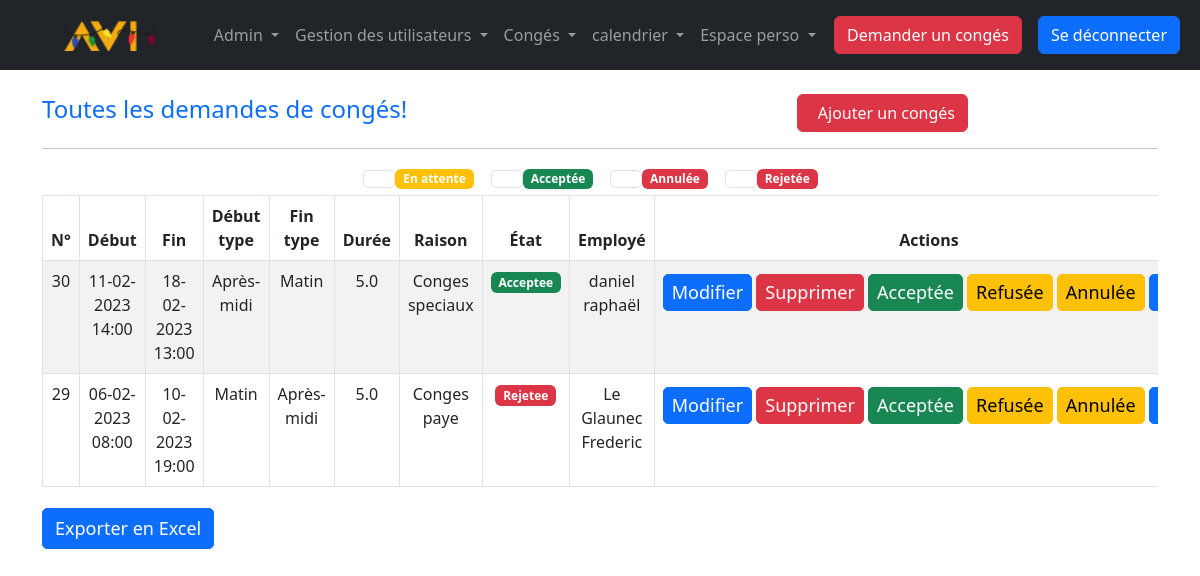
/index.php?action=crudconges&id=2 (signed in), run on the app's committed database.
### tables this page shows
CREATE TABLE `conges` (
  `id_conges` int(11) NOT NULL,
  `id_employe` int(11) NOT NULL,
  `id_raison` int(11) NOT NULL,
  `id_etat` int(11) NOT NULL,
  `date_demande` datetime NOT NULL DEFAULT current_timestamp(),
  `date_change` datetime DEFAULT NULL,
  `date_debut` datetime NOT NULL,
  `date_fin` datetime NOT NULL,
  `debut_type` varchar(255) NOT NULL,
  `fin_type` varchar(255) NOT NULL,
  `duree` decimal(11,1) NOT NULL,
  `commentaire` varchar(255) NOT NULL
);

CREATE TABLE `raison` (
  `id_raison` int(11) NOT NULL,
  `libelle` varchar(255) NOT NULL
);

CREATE TABLE `etat` (
  `id_etat` int(11) NOT NULL,
  `libelle` varchar(255) NOT NULL,
  `color` varchar(255) NOT NULL
);

CREATE TABLE `employe` (
  `id_employe` int(11) NOT NULL,
  `nom` varchar(255) NOT NULL,
  `prenom` varchar(255) NOT NULL,
  `username` varchar(255) NOT NULL,
  `email` varchar(255) NOT NULL,
  `telephone` varchar(255) NOT NULL,
  `password` varchar(255) NOT NULL,
  `actif` tinyint(4) NOT NULL,
  `id_poste` int(11) NOT NULL,
  `id_service` int(11) NOT NULL
);

### src/lib/database.php (called while the page is built, shortened)
<?php
class DatabaseConnection
{
    public ?\PDO $database = null;
    public function getConnection(): \PDO
    {
        if ($this->database === null) {
            $this->database = new \PDO('mysql:host=localhost;dbname=intranet;charset=utf8', 'root', '');
        }
        return $this->database;
    }
}

### src/model/Conges.php (called while the page is built, shortened)
<?php
require_once('src/lib/database.php');
class Conges_Model
{
        public DatabaseConnection $connection;
        public function getCrudConges(){
                $stmt= $this->connection->getConnection()->query("
                    SELECT id_conges, date_debut, date_fin, commentaire, duree, R.libelle AS raison,
                    E.libelle AS etat, EM.nom, EM.prenom, C.debut_type, C.fin_type, C.id_raison, C.id_etat
                    FROM conges C INNER JOIN raison R ON C.id_raison=R.id_raison
                    INNER JOIN etat E ON C.id_etat = E.id_etat
                    INNER JOIN employe EM ON C.id_employe = EM.id_employe
                    ORDER BY date_demande DESC;
                    ");
                $cruds = [];
                while (($row = $stmt->fetch())) {
                    $date_debut = date("d-m-Y H:i", strtotime($row['date_debut']));
                    $date_fin = date("d-m-Y H:i", strtotime($row['date_fin']));
                    $crud = new Conge();
                    $crud->id_conges = $row['id_conges'];
                    $crud->date_debut = $date_debut;
                    $crud->date_fin = $date_fin;
                    $crud->commentaire = $row['commentaire'];
                    $crud->duree = $row['duree'];
                    $crud->raison = $row['raison'];
                    $crud->etat = $row['etat'];
                    $crud->nom = $row['nom'];
                    $crud->prenom = $row['prenom'];
                    $crud->debut_type = $row['debut_type'];
                    $crud->fin_type = $row['fin_type'];
                    $crud->id_raison = $row['id_raison'];
                    $crud->id_etat = $row['id_etat'];
                    $cruds[] = $crud;
                }
                return $cruds;
        }
}

### templates/Conges/crudconges.php (the view, shortened to what this page needs)
  <div class="container">
    <div class="row mt-4">
      <div class="col-lg-10 d-flex justify-content-between align-items-center">
        <div>
          <h4 class="text-primary">Toutes les demandes de congés!</h4>
        </div>
        <div>
            <a class="btn btn-danger" href="index.php?action=createCongesAdmin&id=<?=$id?>"><i class="fas fa-heart pe-2"></i>Ajouter un congés</a>
        </div>
      </div>
    </div>
    <hr>
    <center>
        <div class="form-check form-check-inline">
            <label class="form-check-label" for="inlineCheckbox1"><span class='badge bg-warning'>En attente</span></label>
            <input class="form-check-input" type="checkbox" id="inlineCheckbox1" value="En attente">
        </div>
        <div class="form-check form-check-inline">
            <label class="form-check-label" for="inlineCheckbox2"><span class='badge bg-success'>Acceptée</span></label>
            <input class="form-check-input" type="checkbox" id="inlineCheckbox2" value="Acceptee">
        </div>
        <div class="form-check form-check-inline">
            <label class="form-check-label" for="inlineCheckbox3"><span class='badge bg-danger'>Annulée</span></label>
            <input class="form-check-input" type="checkbox" id="inlineCheckbox3" value="Annulee">
        </div>
        <div class="form-check form-check-inline">
            <label class="form-check-label" for="inlineCheckbox4"><span class='badge bg-danger'>Rejetée</span></label>
            <input class="form-check-input" type="checkbox" id="inlineCheckbox4" value="Rejetee">
        </div>
    </center>
    <div class="row">
      <div class="col-lg-14">
        <div class="table-responsive">
          <table class="table table-striped table-bordered text-center" id="table" border="1">
            <thead>
              <tr>
                <th>N°</th>
                <th>Début</th>
                <th>Fin</th>
                <th>Début type</th>
                <th>Fin type</th>
                <th>Durée</th>
                <th>Raison</th>
                <th>État</th>
                <th>Employé</th>
                <th>Actions</th>
              </tr>
            </thead>
            <tbody>
                <?php
                foreach($cruds as $crud){
                    $id_conges = $crud->id_conges;
                ?>
                <tr>
                    <td data-id="<?= $id_conges ?>"><?= $id_conges ?></td>
                    <td data-id="<?= $id_conges ?>"><?= $crud->date_debut ?></td>
                    <td data-id="<?= $id_conges ?>"><?= $crud->date_fin ?></td>
                    <td data-id="<?= $id_conges ?>"><?= $crud->debut_type ?></td>
                    <td data-id="<?= $id_conges ?>"><?= $crud->fin_type ?></td>
                    <td data-id="<?= $id_conges ?>"><?= $crud->duree ?></td>
                    <td data-id="<?= $id_conges ?>"><?= $crud->raison ?></td>
                    <?php
                        if($crud->etat == 'En attente'){echo "<td data-id=".$id_conges."><span class='badge bg-warning'>" . $crud->etat . "</span></td>";}
                        elseif($crud->etat == 'Acceptee'){echo "<td data-id=".$id_conges."><span class='badge bg-success'>" . $crud->etat . "</span></td>";}
                        elseif($crud->etat !== ''){echo "<td data-id=".$id_conges."><span class='badge bg-danger' style='background-color: #ff0000;'>" . $crud->etat . "</span></td>";}
                    ?>
                    <td data-id="<?= $id_conges ?>"><?= $crud->nom ." ". $crud->prenom?></td>
                    <td>
                        <div class='d-flex text-center'>
                        <button data-id="<?= $id_conges ?>" type="button" class="btn btn-sm btn-primary update exclude-cell" data-bs-toggle="modal" data-bs-target="#update">Modifier</button>
                        <form action='index.php?action=crudconges&id=<?=$id?>' method='post'>
                            <button type="submit" class="btn btn-sm btn-danger exclude-cell">Supprimer</button>
                        </form>
                        <form action='index.php?action=crudconges&id=<?=$id?>' method='post'>
                            <button type="submit" class="btn btn-sm btn-success exclude-cell">Acceptée</button>
                        </form>
                        <form action='index.php?action=crudconges&id=<?=$id?>' method='post'>
                            <button type="submit" class="btn btn-sm btn-warning exclude-cell">Refusée</button>
                        </form>
                        <form action='index.php?action=crudconges&id=<?=$id?>' method='post'>
                            <button type="submit" class="btn btn-sm btn-warning exclude-cell">Annulée</button>
                        </form>
                        <form action='index.php?action=pdf&id=<?=$id?>&id_conges=<?=$id_conges?>' method='post'>
                              <button type='submit' class='btn btn-sm btn-primary exclude-cell'>Pdf</button>
                        </form>
                        </div>
                    </td>
                </tr>
                <?php
                }
                ?>
            </tbody>
          </table>
        </div>
      </div>
    </div>
    <button class="btn btn-primary" onclick="exportData()">Exporter en Excel</button>
  </div>
<?php require('templates/layout.php') ?>

### assets/css/style.css (style rules this page uses)
input, textarea, button { padding: 8px 15px; border-radius: 5px !important; margin: 5px 0px; box-sizing: border-box; border: 1px solid #ccc; font-size: 18px !important; font-weight: 300 }

### data on the page
conges: id_conges "30", date_debut "11-02-2023 14:00", date_fin "18-02-2023 13:00", debut_type "Après-midi", fin_type "Matin", duree "5.0", id_raison.libelle "Conges speciaux", id_etat.libelle "Acceptee", id_employe.nom "daniel", id_employe.prenom "raphaël"
conges: id_conges "29", date_debut "06-02-2023 08:00", date_fin "10-02-2023 19:00", debut_type "Matin", fin_type "Après-midi", duree "5.0", id_raison.libelle "Conges paye", id_etat.libelle "Rejetee", id_employe.nom "Le Glaunec", id_employe.prenom "Frederic"
